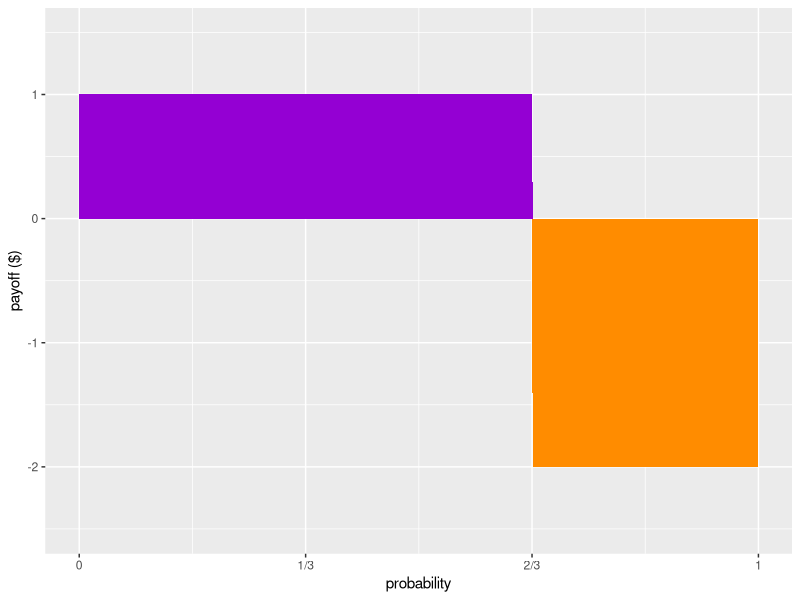
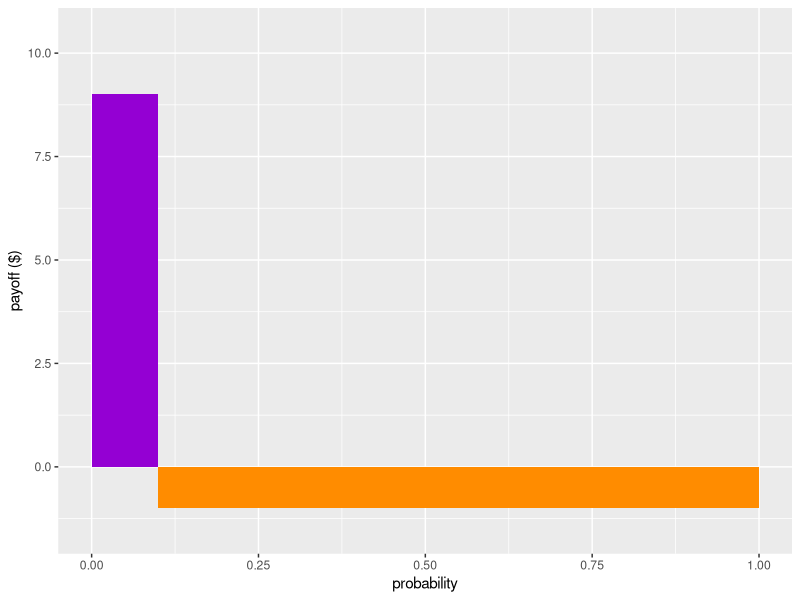

Here is the R script that generated these plots, in order:
## ---- chunk 1
library(ggplot2)
library(dplyr)
f <- function(x) case_when(x <= 2/3 ~ 1, x <= 1 ~ 0)
g <- function(x) case_when(x <= 2/3 ~ 0, x <= 1 ~ -2)
ggplot() +
  stat_function(fun = f, geom = "area", n = 1000, fill = "darkviolet") +
  stat_function(fun = g, geom = "area", n = 1000, fill = "darkorange") +
  scale_y_continuous("payoff ($)", breaks = seq(-2, 1, 1), limits = c(-2.5, 1.5)) +
  scale_x_continuous("probability", labels = c("0" = "0", "1/3" = "1/3", "2/3" = "2/3", "1" = "1"), breaks = seq(0, 1, 1/3))
## ---- chunk 2
f <- function(x) case_when(x <= 1/10 ~ 9, x <= 1 ~ 0)
g <- function(x) case_when(x <= 1/10 ~ 0, x <= 1 ~ -1)
ggplot() +
  stat_function(fun = f, geom = "area", n = 1000, fill = "darkviolet") +
  stat_function(fun = g, geom = "area", n = 1000, fill = "darkorange") +
  scale_y_continuous("payoff ($)", limits = c(-1.5, 10.5)) +
  scale_x_continuous("probability")
